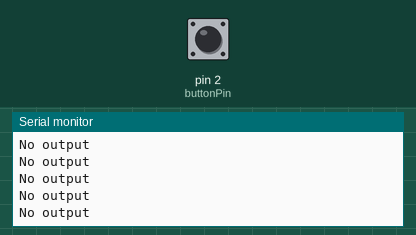
Recording of a sketch running on a simulated Arduino Uno, built with avr-gcc and run on an emulated ATmega328P. Shown: the last lines printed to the serial monitor. The inputs (shaded band) are chosen by the test bench; at power-on: pin 2 (buttonPin) LOW.

Above: at 1.2 s.
1.3 s: pin 2 (buttonPin) pulled HIGH for 0.15 s
4.4 s: pin 2 (buttonPin) pulled HIGH for 1 s
8.4 s: pin 2 (buttonPin) pulled HIGH for 1 s
At 8.9 s:
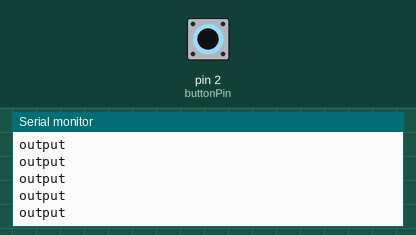
12.4 s: pin 2 (buttonPin) driven HIGH
18.4 s: pin 2 (buttonPin) driven LOW
At 18.9 s:
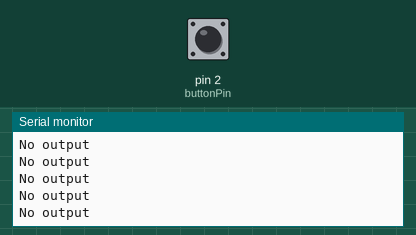

The sketch:

Program13_BUTTON_2.ino
```cpp
const int buttonPin=2;
int buttonState=0;
void setup() {
  Serial.begin(9600);
  pinMode(buttonPin,INPUT);

}

void loop() {
 buttonState=digitalRead(buttonPin);
 if(buttonState==HIGH){
  Serial.println("output");
 }
 else
 {
  Serial.println("No output");
 }

}
```

Measured:
- after the input at 18.4 s, the serial monitor: prints a new line after 0.08 s (image 2)
